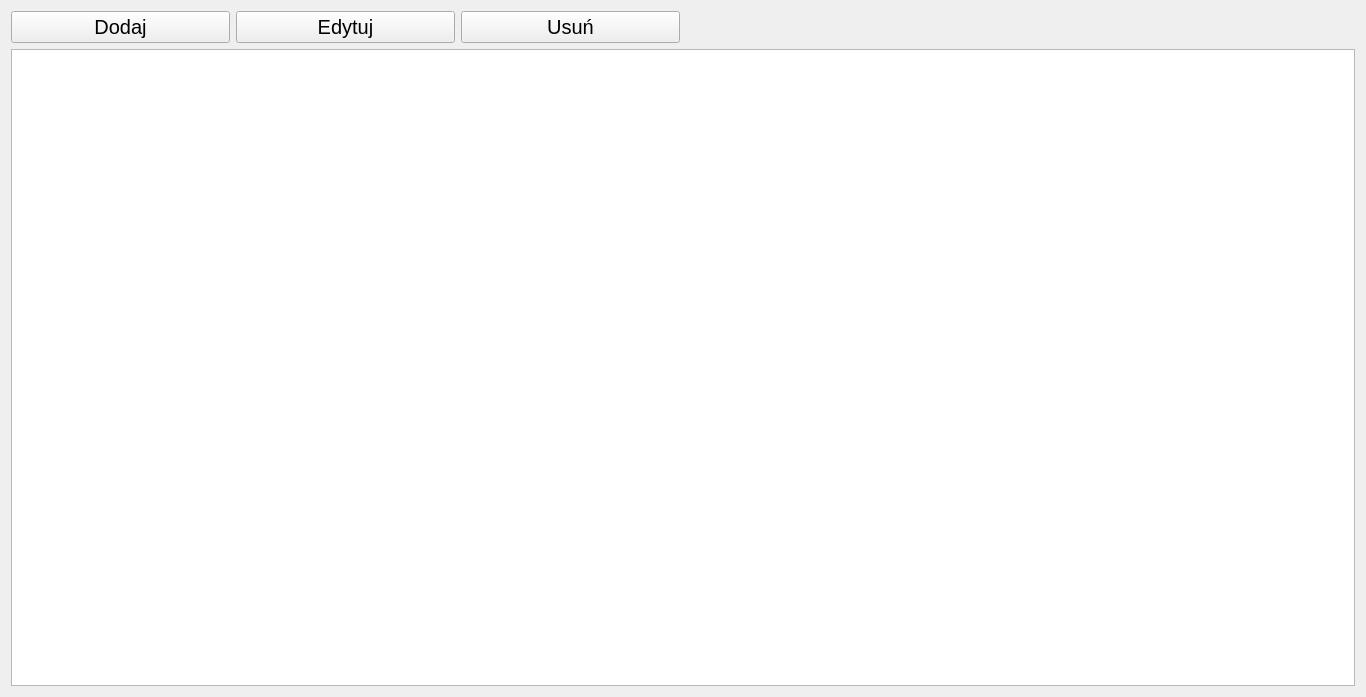
<?xml version="1.0" encoding="UTF-8"?>
<ui version="4.0">
 <class>CustomersWindow</class>
 <widget class="QWidget" name="CustomersWindow">
  <property name="geometry">
   <rect>
    <x>0</x>
    <y>0</y>
    <width>1366</width>
    <height>697</height>
   </rect>
  </property>
  <property name="windowTitle">
   <string>Form</string>
  </property>
  <layout class="QGridLayout" name="gridLayout">
   <item row="0" column="0">
    <widget class="QPushButton" name="add_customer_btn">
     <property name="enabled">
      <bool>true</bool>
     </property>
     <property name="sizePolicy">
      <sizepolicy hsizetype="Preferred" vsizetype="Fixed">
       <horstretch>0</horstretch>
       <verstretch>0</verstretch>
      </sizepolicy>
     </property>
     <property name="font">
      <font>
       <pointsize>15</pointsize>
      </font>
     </property>
     <property name="text">
      <string>Dodaj</string>
     </property>
     <property name="icon">
      <iconset resource="../../resources/resources.qrc">
       <normaloff>:/nowyPrzedrostek/images/icons8-dodaj-użytkownika-mężczyzna-30.png</normaloff>:/nowyPrzedrostek/images/icons8-dodaj-użytkownika-mężczyzna-30.png</iconset>
     </property>
     <property name="iconSize">
      <size>
       <width>30</width>
       <height>30</height>
      </size>
     </property>
    </widget>
   </item>
   <item row="0" column="1">
    <widget class="QPushButton" name="edit_customer_btn">
     <property name="sizePolicy">
      <sizepolicy hsizetype="Preferred" vsizetype="Fixed">
       <horstretch>0</horstretch>
       <verstretch>0</verstretch>
      </sizepolicy>
     </property>
     <property name="font">
      <font>
       <pointsize>15</pointsize>
      </font>
     </property>
     <property name="text">
      <string>Edytuj</string>
     </property>
     <property name="icon">
      <iconset resource="../../resources/resources.qrc">
       <normaloff>:/nowyPrzedrostek/images/icons8-edycja-użytkownika-mężczyzna-30.png</normaloff>:/nowyPrzedrostek/images/icons8-edycja-użytkownika-mężczyzna-30.png</iconset>
     </property>
     <property name="iconSize">
      <size>
       <width>30</width>
       <height>30</height>
      </size>
     </property>
    </widget>
   </item>
   <item row="0" column="2">
    <widget class="QPushButton" name="delete_customer_bnt">
     <property name="sizePolicy">
      <sizepolicy hsizetype="Preferred" vsizetype="Fixed">
       <horstretch>0</horstretch>
       <verstretch>0</verstretch>
      </sizepolicy>
     </property>
     <property name="font">
      <font>
       <pointsize>15</pointsize>
      </font>
     </property>
     <property name="text">
      <string>Usuń</string>
     </property>
     <property name="icon">
      <iconset resource="../../resources/resources.qrc">
       <normaloff>:/nowyPrzedrostek/images/icons8-usuń-użytkownika-mężczyzna-30.png</normaloff>:/nowyPrzedrostek/images/icons8-usuń-użytkownika-mężczyzna-30.png</iconset>
     </property>
     <property name="iconSize">
      <size>
       <width>30</width>
       <height>30</height>
      </size>
     </property>
    </widget>
   </item>
   <item row="2" column="0" colspan="6">
    <widget class="QTableView" name="customersTableView">
     <property name="sizePolicy">
      <sizepolicy hsizetype="Expanding" vsizetype="Expanding">
       <horstretch>0</horstretch>
       <verstretch>0</verstretch>
      </sizepolicy>
     </property>
     <property name="font">
      <font>
       <pointsize>15</pointsize>
       <weight>50</weight>
       <bold>false</bold>
      </font>
     </property>
     <property name="editTriggers">
      <set>QAbstractItemView::NoEditTriggers</set>
     </property>
     <property name="alternatingRowColors">
      <bool>true</bool>
     </property>
     <property name="selectionMode">
      <enum>QAbstractItemView::SingleSelection</enum>
     </property>
     <property name="selectionBehavior">
      <enum>QAbstractItemView::SelectRows</enum>
     </property>
     <property name="textElideMode">
      <enum>Qt::ElideLeft</enum>
     </property>
     <property name="sortingEnabled">
      <bool>true</bool>
     </property>
     <attribute name="horizontalHeaderCascadingSectionResizes">
      <bool>false</bool>
     </attribute>
     <attribute name="verticalHeaderStretchLastSection">
      <bool>false</bool>
     </attribute>
    </widget>
   </item>
  </layout>
 </widget>
 <resources>
  <include location="../../resources/resources.qrc"/>
 </resources>
 <connections>
  <connection>
   <sender>edit_customer_btn</sender>
   <signal>clicked()</signal>
   <receiver>CustomersWindow</receiver>
   <slot>edit_customer()</slot>
   <hints>
    <hint type="sourcelabel">
     <x>343</x>
     <y>23</y>
    </hint>
    <hint type="destinationlabel">
     <x>682</x>
     <y>348</y>
    </hint>
   </hints>
  </connection>
  <connection>
   <sender>delete_customer_bnt</sender>
   <signal>clicked()</signal>
   <receiver>CustomersWindow</receiver>
   <slot>delete_customer()</slot>
   <hints>
    <hint type="sourcelabel">
     <x>569</x>
     <y>23</y>
    </hint>
    <hint type="destinationlabel">
     <x>682</x>
     <y>348</y>
    </hint>
   </hints>
  </connection>
  <connection>
   <sender>add_customer_btn</sender>
   <signal>clicked()</signal>
   <receiver>CustomersWindow</receiver>
   <slot>add_customer()</slot>
   <hints>
    <hint type="sourcelabel">
     <x>117</x>
     <y>23</y>
    </hint>
    <hint type="destinationlabel">
     <x>682</x>
     <y>348</y>
    </hint>
   </hints>
  </connection>
 </connections>
 <slots>
  <slot>add_customer()</slot>
  <slot>edit_customer()</slot>
  <slot>delete_customer()</slot>
 </slots>
</ui>
